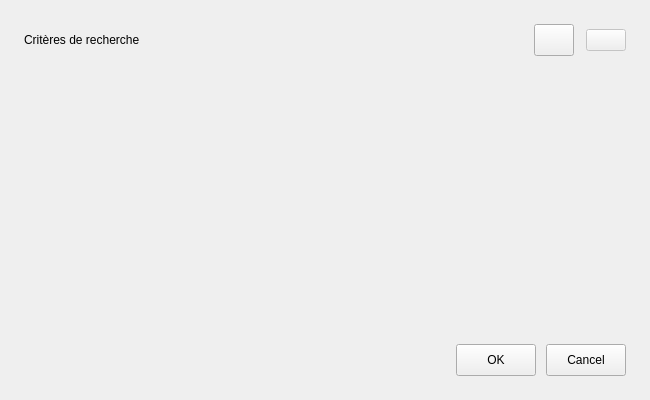
<?xml version="1.0" encoding="UTF-8"?>
<ui version="4.0">
 <class>AdvancedSearchPanel</class>
 <widget class="QWidget" name="AdvancedSearchPanel">
  <property name="geometry">
   <rect>
    <x>0</x>
    <y>0</y>
    <width>650</width>
    <height>400</height>
   </rect>
  </property>
  <property name="sizePolicy">
   <sizepolicy hsizetype="Minimum" vsizetype="Minimum">
    <horstretch>0</horstretch>
    <verstretch>0</verstretch>
   </sizepolicy>
  </property>
  <property name="minimumSize">
   <size>
    <width>650</width>
    <height>400</height>
   </size>
  </property>
  <property name="windowTitle">
   <string>Album Photo - Recherche avancée</string>
  </property>
  <property name="windowIcon">
   <iconset>
    <normaloff>../icons/logo.png</normaloff>../icons/logo.png</iconset>
  </property>
  <layout class="QVBoxLayout" name="advancedSearchPanelLayout">
   <property name="spacing">
    <number>0</number>
   </property>
   <property name="leftMargin">
    <number>0</number>
   </property>
   <property name="topMargin">
    <number>0</number>
   </property>
   <property name="rightMargin">
    <number>0</number>
   </property>
   <property name="bottomMargin">
    <number>0</number>
   </property>
   <item>
    <widget class="QFrame" name="content">
     <layout class="QVBoxLayout" name="contentLayout">
      <property name="spacing">
       <number>24</number>
      </property>
      <property name="leftMargin">
       <number>24</number>
      </property>
      <property name="topMargin">
       <number>24</number>
      </property>
      <property name="rightMargin">
       <number>24</number>
      </property>
      <property name="bottomMargin">
       <number>24</number>
      </property>
      <item>
       <layout class="QHBoxLayout" name="titleAndButtonsContainer">
        <property name="spacing">
         <number>12</number>
        </property>
        <item>
         <widget class="QLabel" name="advancedSearchTitleLabel">
          <property name="text">
           <string>Critères de recherche</string>
          </property>
         </widget>
        </item>
        <item>
         <spacer name="titleAndButtonsContainerSpacer">
          <property name="orientation">
           <enum>Qt::Horizontal</enum>
          </property>
          <property name="sizeHint" stdset="0">
           <size>
            <width>40</width>
            <height>20</height>
           </size>
          </property>
         </spacer>
        </item>
        <item>
         <widget class="QPushButton" name="addSmallActionButton">
          <property name="sizePolicy">
           <sizepolicy hsizetype="Fixed" vsizetype="Fixed">
            <horstretch>0</horstretch>
            <verstretch>0</verstretch>
           </sizepolicy>
          </property>
          <property name="minimumSize">
           <size>
            <width>32</width>
            <height>32</height>
           </size>
          </property>
          <property name="toolTip">
           <string>Ajouter un critère de recherche</string>
          </property>
          <property name="icon">
           <iconset>
            <normaloff>../icons/cache/plus.svg</normaloff>../icons/cache/plus.svg</iconset>
          </property>
         </widget>
        </item>
        <item>
         <widget class="QPushButton" name="removeSmallActionButton">
          <property name="enabled">
           <bool>false</bool>
          </property>
          <property name="toolTip">
           <string>Supprimer le dernier critère de recherche</string>
          </property>
          <property name="icon">
           <iconset>
            <normaloff>../icons/cache/minus.svg</normaloff>../icons/cache/minus.svg</iconset>
          </property>
         </widget>
        </item>
       </layout>
      </item>
      <item>
       <widget class="QWidget" name="searchConditionsEmphasisContainer" native="true">
        <layout class="QVBoxLayout" name="searchConditionsContainerLayout">
         <property name="spacing">
          <number>32</number>
         </property>
         <property name="leftMargin">
          <number>32</number>
         </property>
         <property name="topMargin">
          <number>24</number>
         </property>
         <property name="rightMargin">
          <number>32</number>
         </property>
         <property name="bottomMargin">
          <number>24</number>
         </property>
         <item>
          <layout class="QHBoxLayout" name="searchConditionContainer">
           <property name="spacing">
            <number>12</number>
           </property>
          </layout>
         </item>
        </layout>
       </widget>
      </item>
      <item>
       <spacer name="verticalSpacer">
        <property name="orientation">
         <enum>Qt::Vertical</enum>
        </property>
        <property name="sizeHint" stdset="0">
         <size>
          <width>20</width>
          <height>40</height>
         </size>
        </property>
       </spacer>
      </item>
      <item>
       <layout class="QHBoxLayout" name="buttonsOkCancelContainer">
        <property name="spacing">
         <number>10</number>
        </property>
        <item>
         <spacer name="buttonsOkCancelContainerSpacer">
          <property name="orientation">
           <enum>Qt::Horizontal</enum>
          </property>
          <property name="sizeHint" stdset="0">
           <size>
            <width>40</width>
            <height>20</height>
           </size>
          </property>
         </spacer>
        </item>
        <item>
         <widget class="QPushButton" name="okButton">
          <property name="sizePolicy">
           <sizepolicy hsizetype="Fixed" vsizetype="Fixed">
            <horstretch>0</horstretch>
            <verstretch>0</verstretch>
           </sizepolicy>
          </property>
          <property name="minimumSize">
           <size>
            <width>32</width>
            <height>32</height>
           </size>
          </property>
          <property name="text">
           <string>OK</string>
          </property>
         </widget>
        </item>
        <item>
         <widget class="QPushButton" name="cancelButton">
          <property name="minimumSize">
           <size>
            <width>32</width>
            <height>32</height>
           </size>
          </property>
          <property name="text">
           <string>Cancel</string>
          </property>
         </widget>
        </item>
       </layout>
      </item>
     </layout>
    </widget>
   </item>
  </layout>
 </widget>
 <resources/>
 <connections/>
</ui>
